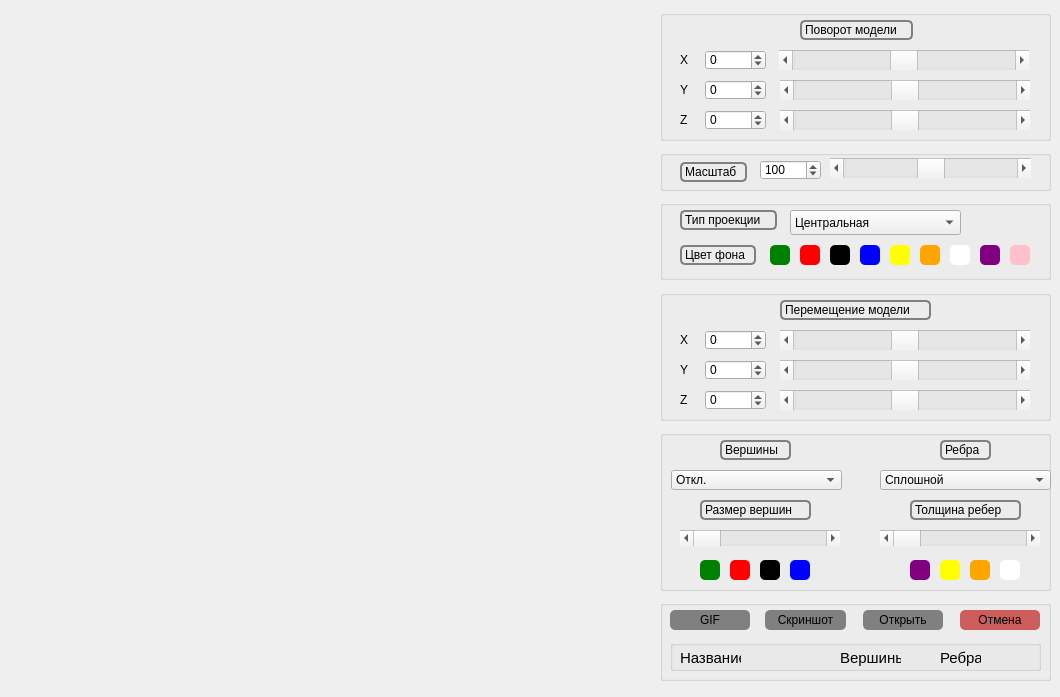
<?xml version="1.0" encoding="UTF-8"?>
<ui version="4.0">
 <class>MainWindow</class>
 <widget class="QMainWindow" name="MainWindow">
  <property name="geometry">
   <rect>
    <x>0</x>
    <y>0</y>
    <width>1060</width>
    <height>697</height>
   </rect>
  </property>
  <property name="windowTitle">
   <string>MainWindow</string>
  </property>
  <widget class="QWidget" name="centralwidget">
   <widget class="ModelViewer" name="openGLWidget" native="true">
    <property name="geometry">
     <rect>
      <x>10</x>
      <y>10</y>
      <width>640</width>
      <height>671</height>
     </rect>
    </property>
    <property name="styleSheet">
     <string notr="true">
border-radius: 10px;</string>
    </property>
   </widget>
   <widget class="QGroupBox" name="groupBox">
    <property name="geometry">
     <rect>
      <x>660</x>
      <y>200</y>
      <width>391</width>
      <height>80</height>
     </rect>
    </property>
    <property name="title">
     <string/>
    </property>
    <widget class="QComboBox" name="ProjectionBox">
     <property name="geometry">
      <rect>
       <x>130</x>
       <y>10</y>
       <width>171</width>
       <height>25</height>
      </rect>
     </property>
     <item>
      <property name="text">
       <string>Центральная</string>
      </property>
     </item>
     <item>
      <property name="text">
       <string>Параллельная</string>
      </property>
     </item>
    </widget>
    <widget class="QLabel" name="label">
     <property name="geometry">
      <rect>
       <x>20</x>
       <y>10</y>
       <width>97</width>
       <height>20</height>
      </rect>
     </property>
     <property name="styleSheet">
      <string notr="true">border: 2px solid grey; 
border-radius: 5px;</string>
     </property>
     <property name="text">
      <string>Тип проекции</string>
     </property>
    </widget>
    <widget class="QLabel" name="label_6">
     <property name="geometry">
      <rect>
       <x>20</x>
       <y>45</y>
       <width>76</width>
       <height>20</height>
      </rect>
     </property>
     <property name="styleSheet">
      <string>border: 2px solid grey; 
border-radius: 5px;</string>
     </property>
     <property name="text">
      <string>Цвет фона </string>
     </property>
    </widget>
    <widget class="QPushButton" name="green_background">
     <property name="geometry">
      <rect>
       <x>110</x>
       <y>45</y>
       <width>20</width>
       <height>20</height>
      </rect>
     </property>
     <property name="styleSheet">
      <string notr="true"> QPushButton {background-color: green;
border-radius: 5px;
}

QPushButton:pressed {
    background-color: qlineargradient(x1: 0, y1: 0, x2: 0, y2: 1,
                                      stop: 0 white, stop: 1 gray);
}</string>
     </property>
     <property name="text">
      <string/>
     </property>
    </widget>
    <widget class="QPushButton" name="red_background">
     <property name="geometry">
      <rect>
       <x>140</x>
       <y>45</y>
       <width>20</width>
       <height>20</height>
      </rect>
     </property>
     <property name="styleSheet">
      <string notr="true"> QPushButton {background-color: red;
border-radius: 5px;
}

QPushButton:pressed {
    background-color: qlineargradient(x1: 0, y1: 0, x2: 0, y2: 1,
                                      stop: 0 white, stop: 1 gray);
}</string>
     </property>
     <property name="text">
      <string/>
     </property>
    </widget>
    <widget class="QPushButton" name="black_background">
     <property name="geometry">
      <rect>
       <x>170</x>
       <y>45</y>
       <width>20</width>
       <height>20</height>
      </rect>
     </property>
     <property name="styleSheet">
      <string notr="true"> QPushButton {background-color: black;
border-radius: 5px;
}

QPushButton:pressed {
    background-color: qlineargradient(x1: 0, y1: 0, x2: 0, y2: 1,
                                      stop: 0 white, stop: 1 gray);
}</string>
     </property>
     <property name="text">
      <string/>
     </property>
    </widget>
    <widget class="QPushButton" name="blue_background">
     <property name="geometry">
      <rect>
       <x>200</x>
       <y>45</y>
       <width>20</width>
       <height>20</height>
      </rect>
     </property>
     <property name="styleSheet">
      <string notr="true"> QPushButton {background-color: blue;
border-radius: 5px;
}

QPushButton:pressed {
    background-color: qlineargradient(x1: 0, y1: 0, x2: 0, y2: 1,
                                      stop: 0 white, stop: 1 gray);
}</string>
     </property>
     <property name="text">
      <string/>
     </property>
    </widget>
    <widget class="QPushButton" name="yellow_background">
     <property name="geometry">
      <rect>
       <x>230</x>
       <y>45</y>
       <width>20</width>
       <height>20</height>
      </rect>
     </property>
     <property name="styleSheet">
      <string notr="true"> QPushButton {background-color: Yellow;
border-radius: 5px;
}

QPushButton:pressed {
    background-color: qlineargradient(x1: 0, y1: 0, x2: 0, y2: 1,
                                      stop: 0 white, stop: 1 gray);
}</string>
     </property>
     <property name="text">
      <string/>
     </property>
    </widget>
    <widget class="QPushButton" name="white_background">
     <property name="geometry">
      <rect>
       <x>290</x>
       <y>45</y>
       <width>20</width>
       <height>20</height>
      </rect>
     </property>
     <property name="styleSheet">
      <string notr="true"> QPushButton {background-color: White;
border-radius: 5px;
}

QPushButton:pressed {
    background-color: qlineargradient(x1: 0, y1: 0, x2: 0, y2: 1,
                                      stop: 0 white, stop: 1 gray);
}</string>
     </property>
     <property name="text">
      <string/>
     </property>
    </widget>
    <widget class="QPushButton" name="purply_background">
     <property name="geometry">
      <rect>
       <x>320</x>
       <y>45</y>
       <width>20</width>
       <height>20</height>
      </rect>
     </property>
     <property name="styleSheet">
      <string notr="true"> QPushButton {background-color: Purple;
border-radius: 5px;
}

QPushButton:pressed {
    background-color: qlineargradient(x1: 0, y1: 0, x2: 0, y2: 1,
                                      stop: 0 white, stop: 1 gray);
}</string>
     </property>
     <property name="text">
      <string/>
     </property>
    </widget>
    <widget class="QPushButton" name="orange_background">
     <property name="geometry">
      <rect>
       <x>260</x>
       <y>45</y>
       <width>20</width>
       <height>20</height>
      </rect>
     </property>
     <property name="styleSheet">
      <string notr="true"> QPushButton {background-color: Orange;
border-radius: 5px;
}

QPushButton:pressed {
    background-color: qlineargradient(x1: 0, y1: 0, x2: 0, y2: 1,
                                      stop: 0 white, stop: 1 gray);
}</string>
     </property>
     <property name="text">
      <string/>
     </property>
    </widget>
    <widget class="QPushButton" name="pink_background">
     <property name="geometry">
      <rect>
       <x>350</x>
       <y>45</y>
       <width>20</width>
       <height>20</height>
      </rect>
     </property>
     <property name="styleSheet">
      <string notr="true"> QPushButton {background-color: pink;
border-radius: 5px;
}

QPushButton:pressed {
    background-color: qlineargradient(x1: 0, y1: 0, x2: 0, y2: 1,
                                      stop: 0 white, stop: 1 gray);
}</string>
     </property>
     <property name="text">
      <string/>
     </property>
    </widget>
   </widget>
   <widget class="QGroupBox" name="groupBox_2">
    <property name="geometry">
     <rect>
      <x>660</x>
      <y>430</y>
      <width>391</width>
      <height>161</height>
     </rect>
    </property>
    <property name="title">
     <string/>
    </property>
    <widget class="QComboBox" name="type_edge">
     <property name="geometry">
      <rect>
       <x>220</x>
       <y>40</y>
       <width>171</width>
       <height>20</height>
      </rect>
     </property>
     <item>
      <property name="text">
       <string>Сплошной</string>
      </property>
     </item>
     <item>
      <property name="text">
       <string>Пунктирный</string>
      </property>
     </item>
    </widget>
    <widget class="QScrollBar" name="horizontal_scroll_edge">
     <property name="geometry">
      <rect>
       <x>220</x>
       <y>100</y>
       <width>160</width>
       <height>16</height>
      </rect>
     </property>
     <property name="minimum">
      <number>1</number>
     </property>
     <property name="maximum">
      <number>8</number>
     </property>
     <property name="pageStep">
      <number>1</number>
     </property>
     <property name="orientation">
      <enum>Qt::Horizontal</enum>
     </property>
    </widget>
    <widget class="QLabel" name="label_2">
     <property name="geometry">
      <rect>
       <x>280</x>
       <y>10</y>
       <width>51</width>
       <height>20</height>
      </rect>
     </property>
     <property name="styleSheet">
      <string notr="true">border: 2px solid grey; 
border-radius: 5px;</string>
     </property>
     <property name="text">
      <string>Ребра</string>
     </property>
    </widget>
    <widget class="QLabel" name="label_3">
     <property name="geometry">
      <rect>
       <x>250</x>
       <y>70</y>
       <width>111</width>
       <height>20</height>
      </rect>
     </property>
     <property name="styleSheet">
      <string notr="true">border: 2px solid grey; 
border-radius: 5px;</string>
     </property>
     <property name="text">
      <string>Толщина ребер</string>
     </property>
    </widget>
    <widget class="QLabel" name="label_4">
     <property name="geometry">
      <rect>
       <x>60</x>
       <y>10</y>
       <width>71</width>
       <height>20</height>
      </rect>
     </property>
     <property name="styleSheet">
      <string notr="true">border: 2px solid grey; 
border-radius: 5px;</string>
     </property>
     <property name="text">
      <string>Вершины</string>
     </property>
    </widget>
    <widget class="QComboBox" name="type_V">
     <property name="geometry">
      <rect>
       <x>11</x>
       <y>40</y>
       <width>171</width>
       <height>20</height>
      </rect>
     </property>
     <item>
      <property name="text">
       <string>Откл.</string>
      </property>
     </item>
     <item>
      <property name="text">
       <string>Круг</string>
      </property>
     </item>
     <item>
      <property name="text">
       <string>Квадрат</string>
      </property>
     </item>
    </widget>
    <widget class="QLabel" name="label_5">
     <property name="geometry">
      <rect>
       <x>40</x>
       <y>70</y>
       <width>111</width>
       <height>20</height>
      </rect>
     </property>
     <property name="styleSheet">
      <string notr="true">border: 2px solid grey; 
border-radius: 5px;</string>
     </property>
     <property name="text">
      <string>Размер вершин</string>
     </property>
    </widget>
    <widget class="QScrollBar" name="horizontal_sccrol_vertice">
     <property name="geometry">
      <rect>
       <x>20</x>
       <y>100</y>
       <width>160</width>
       <height>16</height>
      </rect>
     </property>
     <property name="minimum">
      <number>2</number>
     </property>
     <property name="maximum">
      <number>7</number>
     </property>
     <property name="pageStep">
      <number>1</number>
     </property>
     <property name="value">
      <number>2</number>
     </property>
     <property name="orientation">
      <enum>Qt::Horizontal</enum>
     </property>
    </widget>
    <widget class="QPushButton" name="green_vertex">
     <property name="geometry">
      <rect>
       <x>40</x>
       <y>130</y>
       <width>20</width>
       <height>20</height>
      </rect>
     </property>
     <property name="styleSheet">
      <string notr="true"> QPushButton {background-color: green;
border-radius: 5px;
}

QPushButton:pressed {
    background-color: qlineargradient(x1: 0, y1: 0, x2: 0, y2: 1,
                                      stop: 0 white, stop: 1 gray);
}</string>
     </property>
     <property name="text">
      <string/>
     </property>
    </widget>
    <widget class="QPushButton" name="blue_vertex">
     <property name="geometry">
      <rect>
       <x>130</x>
       <y>130</y>
       <width>20</width>
       <height>20</height>
      </rect>
     </property>
     <property name="styleSheet">
      <string notr="true"> QPushButton {background-color: blue;
border-radius: 5px;
}

QPushButton:pressed {
    background-color: qlineargradient(x1: 0, y1: 0, x2: 0, y2: 1,
                                      stop: 0 white, stop: 1 gray);
}</string>
     </property>
     <property name="text">
      <string/>
     </property>
    </widget>
    <widget class="QPushButton" name="black_vertex">
     <property name="geometry">
      <rect>
       <x>100</x>
       <y>130</y>
       <width>20</width>
       <height>20</height>
      </rect>
     </property>
     <property name="styleSheet">
      <string notr="true"> QPushButton {background-color: black;
border-radius: 5px;
}

QPushButton:pressed {
    background-color: qlineargradient(x1: 0, y1: 0, x2: 0, y2: 1,
                                      stop: 0 white, stop: 1 gray);
}</string>
     </property>
     <property name="text">
      <string/>
     </property>
    </widget>
    <widget class="QPushButton" name="red_vertex">
     <property name="geometry">
      <rect>
       <x>70</x>
       <y>130</y>
       <width>20</width>
       <height>20</height>
      </rect>
     </property>
     <property name="styleSheet">
      <string notr="true"> QPushButton {background-color: red;
border-radius: 5px;
}

QPushButton:pressed {
    background-color: qlineargradient(x1: 0, y1: 0, x2: 0, y2: 1,
                                      stop: 0 white, stop: 1 gray);
}</string>
     </property>
     <property name="text">
      <string/>
     </property>
    </widget>
    <widget class="QPushButton" name="orange_edge">
     <property name="geometry">
      <rect>
       <x>310</x>
       <y>130</y>
       <width>20</width>
       <height>20</height>
      </rect>
     </property>
     <property name="styleSheet">
      <string notr="true"> QPushButton {background-color: Orange;
border-radius: 5px;
}

QPushButton:pressed {
    background-color: qlineargradient(x1: 0, y1: 0, x2: 0, y2: 1,
                                      stop: 0 white, stop: 1 gray);
}</string>
     </property>
     <property name="text">
      <string/>
     </property>
    </widget>
    <widget class="QPushButton" name="yellow_edge">
     <property name="geometry">
      <rect>
       <x>280</x>
       <y>130</y>
       <width>20</width>
       <height>20</height>
      </rect>
     </property>
     <property name="styleSheet">
      <string notr="true"> QPushButton {background-color: Yellow;
border-radius: 5px;
}

QPushButton:pressed {
    background-color: qlineargradient(x1: 0, y1: 0, x2: 0, y2: 1,
                                      stop: 0 white, stop: 1 gray);
}</string>
     </property>
     <property name="text">
      <string/>
     </property>
    </widget>
    <widget class="QPushButton" name="white_edge">
     <property name="geometry">
      <rect>
       <x>340</x>
       <y>130</y>
       <width>20</width>
       <height>20</height>
      </rect>
     </property>
     <property name="styleSheet">
      <string notr="true"> QPushButton {background-color: White;
border-radius: 5px;
}

QPushButton:pressed {
    background-color: qlineargradient(x1: 0, y1: 0, x2: 0, y2: 1,
                                      stop: 0 white, stop: 1 gray);
}</string>
     </property>
     <property name="text">
      <string/>
     </property>
    </widget>
    <widget class="QPushButton" name="purply_edge">
     <property name="geometry">
      <rect>
       <x>250</x>
       <y>130</y>
       <width>20</width>
       <height>20</height>
      </rect>
     </property>
     <property name="styleSheet">
      <string notr="true"> QPushButton {background-color: Purple;
border-radius: 5px;
}

QPushButton:pressed {
    background-color: qlineargradient(x1: 0, y1: 0, x2: 0, y2: 1,
                                      stop: 0 white, stop: 1 gray);
}</string>
     </property>
     <property name="text">
      <string/>
     </property>
    </widget>
   </widget>
   <widget class="QGroupBox" name="groupBox_6">
    <property name="geometry">
     <rect>
      <x>660</x>
      <y>10</y>
      <width>391</width>
      <height>131</height>
     </rect>
    </property>
    <property name="title">
     <string/>
    </property>
    <widget class="QScrollBar" name="horizontalScrollBar_x">
     <property name="geometry">
      <rect>
       <x>119</x>
       <y>40</y>
       <width>250</width>
       <height>20</height>
      </rect>
     </property>
     <property name="minimum">
      <number>-180</number>
     </property>
     <property name="maximum">
      <number>180</number>
     </property>
     <property name="orientation">
      <enum>Qt::Horizontal</enum>
     </property>
    </widget>
    <widget class="QScrollBar" name="horizontalScrollBar_y">
     <property name="geometry">
      <rect>
       <x>120</x>
       <y>70</y>
       <width>250</width>
       <height>20</height>
      </rect>
     </property>
     <property name="minimum">
      <number>-180</number>
     </property>
     <property name="maximum">
      <number>180</number>
     </property>
     <property name="orientation">
      <enum>Qt::Horizontal</enum>
     </property>
    </widget>
    <widget class="QScrollBar" name="horizontalScrollBar_z">
     <property name="geometry">
      <rect>
       <x>120</x>
       <y>100</y>
       <width>250</width>
       <height>20</height>
      </rect>
     </property>
     <property name="minimum">
      <number>-180</number>
     </property>
     <property name="maximum">
      <number>180</number>
     </property>
     <property name="orientation">
      <enum>Qt::Horizontal</enum>
     </property>
    </widget>
    <widget class="QLabel" name="label_8">
     <property name="geometry">
      <rect>
       <x>20</x>
       <y>40</y>
       <width>21</width>
       <height>20</height>
      </rect>
     </property>
     <property name="text">
      <string>X</string>
     </property>
    </widget>
    <widget class="QLabel" name="label_9">
     <property name="geometry">
      <rect>
       <x>20</x>
       <y>100</y>
       <width>21</width>
       <height>20</height>
      </rect>
     </property>
     <property name="text">
      <string>Z</string>
     </property>
    </widget>
    <widget class="QLabel" name="label_10">
     <property name="geometry">
      <rect>
       <x>20</x>
       <y>70</y>
       <width>21</width>
       <height>20</height>
      </rect>
     </property>
     <property name="text">
      <string>Y</string>
     </property>
    </widget>
    <widget class="QSpinBox" name="spinBox">
     <property name="geometry">
      <rect>
       <x>45</x>
       <y>40</y>
       <width>61</width>
       <height>20</height>
      </rect>
     </property>
     <property name="minimum">
      <number>-180</number>
     </property>
     <property name="maximum">
      <number>180</number>
     </property>
    </widget>
    <widget class="QSpinBox" name="spinBox_2">
     <property name="geometry">
      <rect>
       <x>45</x>
       <y>70</y>
       <width>61</width>
       <height>20</height>
      </rect>
     </property>
     <property name="minimum">
      <number>-180</number>
     </property>
     <property name="maximum">
      <number>180</number>
     </property>
    </widget>
    <widget class="QSpinBox" name="spinBox_3">
     <property name="geometry">
      <rect>
       <x>45</x>
       <y>100</y>
       <width>61</width>
       <height>20</height>
      </rect>
     </property>
     <property name="minimum">
      <number>-180</number>
     </property>
     <property name="maximum">
      <number>180</number>
     </property>
    </widget>
    <widget class="QLabel" name="label_15">
     <property name="geometry">
      <rect>
       <x>30</x>
       <y>10</y>
       <width>81</width>
       <height>21</height>
      </rect>
     </property>
     <property name="styleSheet">
      <string notr="true">color:red;</string>
     </property>
     <property name="text">
      <string/>
     </property>
    </widget>
   </widget>
   <widget class="QGroupBox" name="groupBox_7">
    <property name="geometry">
     <rect>
      <x>660</x>
      <y>290</y>
      <width>391</width>
      <height>131</height>
     </rect>
    </property>
    <property name="title">
     <string/>
    </property>
    <widget class="QScrollBar" name="moveScrollBar_x">
     <property name="geometry">
      <rect>
       <x>120</x>
       <y>40</y>
       <width>250</width>
       <height>20</height>
      </rect>
     </property>
     <property name="minimum">
      <number>-100</number>
     </property>
     <property name="maximum">
      <number>100</number>
     </property>
     <property name="value">
      <number>0</number>
     </property>
     <property name="orientation">
      <enum>Qt::Horizontal</enum>
     </property>
    </widget>
    <widget class="QScrollBar" name="moveScrollBar_y">
     <property name="geometry">
      <rect>
       <x>120</x>
       <y>70</y>
       <width>250</width>
       <height>20</height>
      </rect>
     </property>
     <property name="minimum">
      <number>-100</number>
     </property>
     <property name="maximum">
      <number>100</number>
     </property>
     <property name="value">
      <number>0</number>
     </property>
     <property name="orientation">
      <enum>Qt::Horizontal</enum>
     </property>
    </widget>
    <widget class="QScrollBar" name="moveScrollBar_z">
     <property name="geometry">
      <rect>
       <x>120</x>
       <y>100</y>
       <width>250</width>
       <height>20</height>
      </rect>
     </property>
     <property name="minimum">
      <number>-100</number>
     </property>
     <property name="maximum">
      <number>100</number>
     </property>
     <property name="value">
      <number>0</number>
     </property>
     <property name="orientation">
      <enum>Qt::Horizontal</enum>
     </property>
    </widget>
    <widget class="QLabel" name="label_13">
     <property name="geometry">
      <rect>
       <x>20</x>
       <y>40</y>
       <width>21</width>
       <height>20</height>
      </rect>
     </property>
     <property name="text">
      <string>X</string>
     </property>
    </widget>
    <widget class="QLabel" name="label_11">
     <property name="geometry">
      <rect>
       <x>20</x>
       <y>100</y>
       <width>21</width>
       <height>20</height>
      </rect>
     </property>
     <property name="text">
      <string>Z</string>
     </property>
    </widget>
    <widget class="QLabel" name="label_12">
     <property name="geometry">
      <rect>
       <x>20</x>
       <y>70</y>
       <width>21</width>
       <height>20</height>
      </rect>
     </property>
     <property name="text">
      <string>Y</string>
     </property>
    </widget>
    <widget class="QSpinBox" name="spinBox_7">
     <property name="geometry">
      <rect>
       <x>45</x>
       <y>70</y>
       <width>61</width>
       <height>20</height>
      </rect>
     </property>
     <property name="minimum">
      <number>-180</number>
     </property>
     <property name="maximum">
      <number>180</number>
     </property>
    </widget>
    <widget class="QSpinBox" name="spinBox_5">
     <property name="geometry">
      <rect>
       <x>45</x>
       <y>100</y>
       <width>61</width>
       <height>20</height>
      </rect>
     </property>
     <property name="minimum">
      <number>-180</number>
     </property>
     <property name="maximum">
      <number>180</number>
     </property>
    </widget>
    <widget class="QSpinBox" name="spinBox_6">
     <property name="geometry">
      <rect>
       <x>45</x>
       <y>40</y>
       <width>61</width>
       <height>20</height>
      </rect>
     </property>
     <property name="minimum">
      <number>-180</number>
     </property>
     <property name="maximum">
      <number>180</number>
     </property>
    </widget>
    <widget class="QLabel" name="label_7">
     <property name="geometry">
      <rect>
       <x>120</x>
       <y>10</y>
       <width>151</width>
       <height>20</height>
      </rect>
     </property>
     <property name="styleSheet">
      <string notr="true">border: 2px solid grey; 
border-radius: 5px;</string>
     </property>
     <property name="text">
      <string>Перемещение модели</string>
     </property>
    </widget>
   </widget>
   <widget class="QGroupBox" name="groupBox_8">
    <property name="geometry">
     <rect>
      <x>660</x>
      <y>150</y>
      <width>391</width>
      <height>41</height>
     </rect>
    </property>
    <property name="title">
     <string/>
    </property>
    <widget class="QScrollBar" name="ScrollBar_scale">
     <property name="geometry">
      <rect>
       <x>170</x>
       <y>8</y>
       <width>201</width>
       <height>20</height>
      </rect>
     </property>
     <property name="styleSheet">
      <string notr="true"/>
     </property>
     <property name="minimum">
      <number>0</number>
     </property>
     <property name="maximum">
      <number>200</number>
     </property>
     <property name="singleStep">
      <number>1</number>
     </property>
     <property name="value">
      <number>100</number>
     </property>
     <property name="orientation">
      <enum>Qt::Horizontal</enum>
     </property>
    </widget>
    <widget class="QLabel" name="label_20">
     <property name="geometry">
      <rect>
       <x>20</x>
       <y>12</y>
       <width>67</width>
       <height>20</height>
      </rect>
     </property>
     <property name="styleSheet">
      <string notr="true">border: 2px solid grey; 
border-radius: 5px;</string>
     </property>
     <property name="text">
      <string>Масштаб</string>
     </property>
    </widget>
    <widget class="QSpinBox" name="spinBox_4">
     <property name="geometry">
      <rect>
       <x>100</x>
       <y>10</y>
       <width>61</width>
       <height>20</height>
      </rect>
     </property>
     <property name="minimum">
      <number>0</number>
     </property>
     <property name="maximum">
      <number>200</number>
     </property>
     <property name="value">
      <number>100</number>
     </property>
    </widget>
   </widget>
   <widget class="QGroupBox" name="groupBox_3">
    <property name="geometry">
     <rect>
      <x>660</x>
      <y>600</y>
      <width>391</width>
      <height>81</height>
     </rect>
    </property>
    <property name="title">
     <string/>
    </property>
    <widget class="QPushButton" name="clean">
     <property name="geometry">
      <rect>
       <x>300</x>
       <y>10</y>
       <width>80</width>
       <height>20</height>
      </rect>
     </property>
     <property name="styleSheet">
      <string notr="true">QPushButton {
   background-color: #CD5C5C;
border-radius: 5px;
}

QPushButton:pressed {
    background-color: #1E90FF;

}
</string>
     </property>
     <property name="text">
      <string>Отмена</string>
     </property>
    </widget>
    <widget class="QGroupBox" name="groupBox_5">
     <property name="geometry">
      <rect>
       <x>10</x>
       <y>40</y>
       <width>371</width>
       <height>31</height>
      </rect>
     </property>
     <property name="title">
      <string/>
     </property>
     <widget class="QLabel" name="label_16">
      <property name="geometry">
       <rect>
        <x>10</x>
        <y>10</y>
        <width>61</width>
        <height>16</height>
       </rect>
      </property>
      <property name="font">
       <font>
        <pointsize>11</pointsize>
       </font>
      </property>
      <property name="text">
       <string>Название:</string>
      </property>
     </widget>
     <widget class="QLabel" name="label_18">
      <property name="geometry">
       <rect>
        <x>170</x>
        <y>10</y>
        <width>61</width>
        <height>16</height>
       </rect>
      </property>
      <property name="font">
       <font>
        <pointsize>11</pointsize>
       </font>
      </property>
      <property name="text">
       <string>Вершины:</string>
      </property>
     </widget>
     <widget class="QLabel" name="label_17">
      <property name="geometry">
       <rect>
        <x>270</x>
        <y>10</y>
        <width>41</width>
        <height>16</height>
       </rect>
      </property>
      <property name="font">
       <font>
        <pointsize>11</pointsize>
       </font>
      </property>
      <property name="text">
       <string>Ребра:</string>
      </property>
     </widget>
     <widget class="QLabel" name="label_name">
      <property name="geometry">
       <rect>
        <x>70</x>
        <y>10</y>
        <width>91</width>
        <height>16</height>
       </rect>
      </property>
      <property name="font">
       <font>
        <pointsize>10</pointsize>
       </font>
      </property>
      <property name="styleSheet">
       <string notr="true"/>
      </property>
      <property name="text">
       <string/>
      </property>
     </widget>
     <widget class="QLabel" name="label_V">
      <property name="geometry">
       <rect>
        <x>230</x>
        <y>10</y>
        <width>40</width>
        <height>16</height>
       </rect>
      </property>
      <property name="font">
       <font>
        <pointsize>10</pointsize>
       </font>
      </property>
      <property name="styleSheet">
       <string notr="true"/>
      </property>
      <property name="text">
       <string/>
      </property>
     </widget>
     <widget class="QLabel" name="label_F">
      <property name="geometry">
       <rect>
        <x>320</x>
        <y>10</y>
        <width>40</width>
        <height>16</height>
       </rect>
      </property>
      <property name="font">
       <font>
        <pointsize>10</pointsize>
       </font>
      </property>
      <property name="styleSheet">
       <string notr="true"/>
      </property>
      <property name="text">
       <string/>
      </property>
     </widget>
    </widget>
    <widget class="QPushButton" name="screenshot">
     <property name="geometry">
      <rect>
       <x>105</x>
       <y>10</y>
       <width>81</width>
       <height>20</height>
      </rect>
     </property>
     <property name="styleSheet">
      <string notr="true">QPushButton {
   background-color: #808080;
border-radius: 5px;
}

QPushButton:pressed {
    background-color: #1E90FF;

}
</string>
     </property>
     <property name="text">
      <string>Скриншот</string>
     </property>
    </widget>
    <widget class="QPushButton" name="GIF">
     <property name="geometry">
      <rect>
       <x>10</x>
       <y>10</y>
       <width>80</width>
       <height>20</height>
      </rect>
     </property>
     <property name="styleSheet">
      <string notr="true">QPushButton {
   background-color: #808080;
border-radius: 5px;
}

QPushButton:pressed {
    background-color: #1E90FF;

}
</string>
     </property>
     <property name="text">
      <string>GIF</string>
     </property>
    </widget>
    <widget class="QPushButton" name="open_file">
     <property name="geometry">
      <rect>
       <x>203</x>
       <y>10</y>
       <width>80</width>
       <height>20</height>
      </rect>
     </property>
     <property name="styleSheet">
      <string notr="true">QPushButton {
   background-color: #808080;
border-radius: 5px;
}

QPushButton:pressed {
    background-color: #1E90FF;

}
</string>
     </property>
     <property name="text">
      <string>Открыть</string>
     </property>
    </widget>
   </widget>
   <widget class="QLabel" name="label_14">
    <property name="geometry">
     <rect>
      <x>800</x>
      <y>20</y>
      <width>113</width>
      <height>20</height>
     </rect>
    </property>
    <property name="styleSheet">
     <string notr="true">border: 2px solid grey; 
border-radius: 5px;</string>
    </property>
    <property name="text">
     <string>Поворот модели</string>
    </property>
   </widget>
  </widget>
 </widget>
 <customwidgets>
  <customwidget>
   <class>ModelViewer</class>
   <extends>QWidget</extends>
   <header>modelviewer.h</header>
  </customwidget>
 </customwidgets>
 <resources/>
 <connections/>
</ui>
